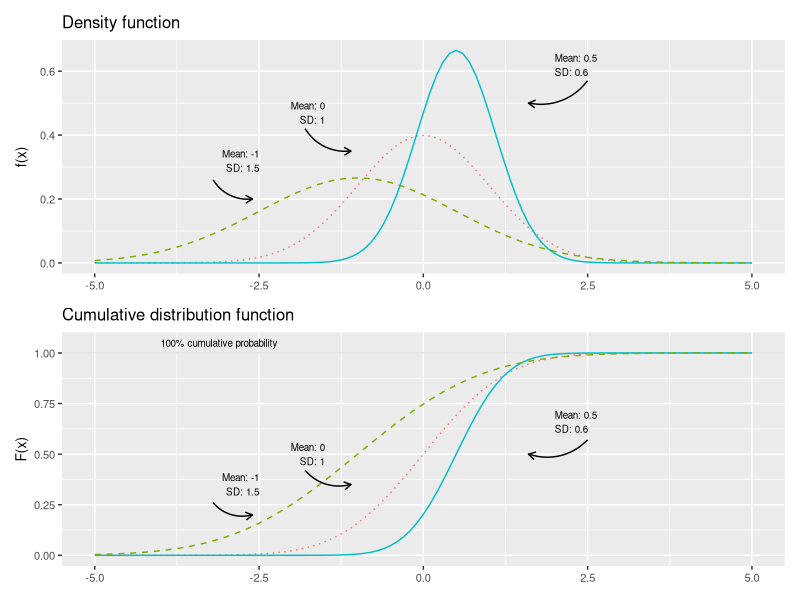
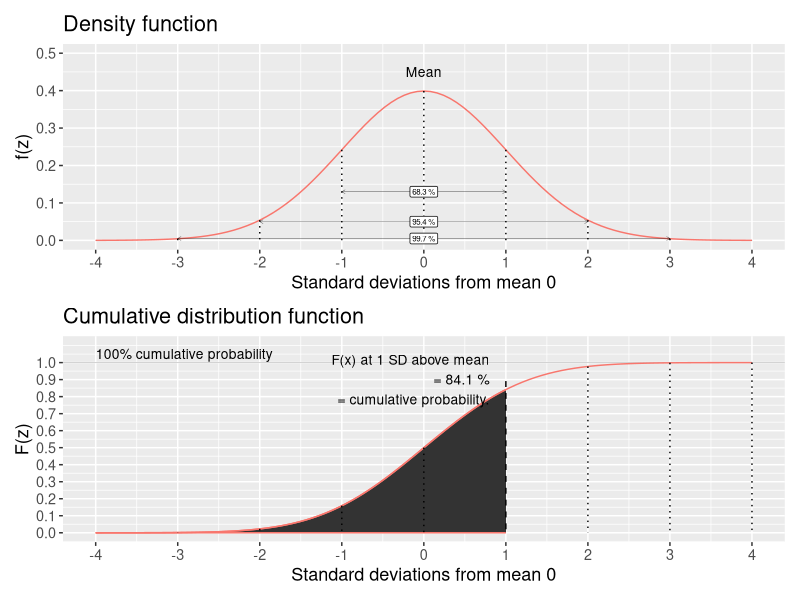
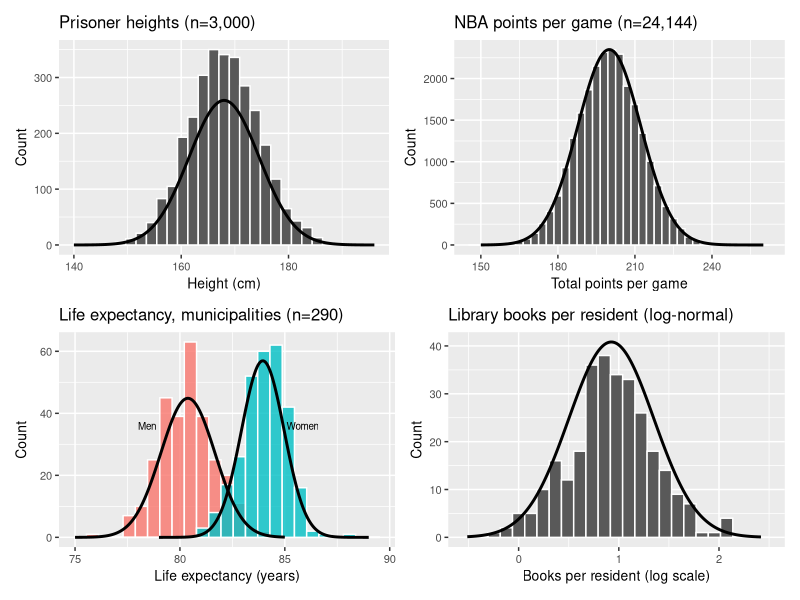
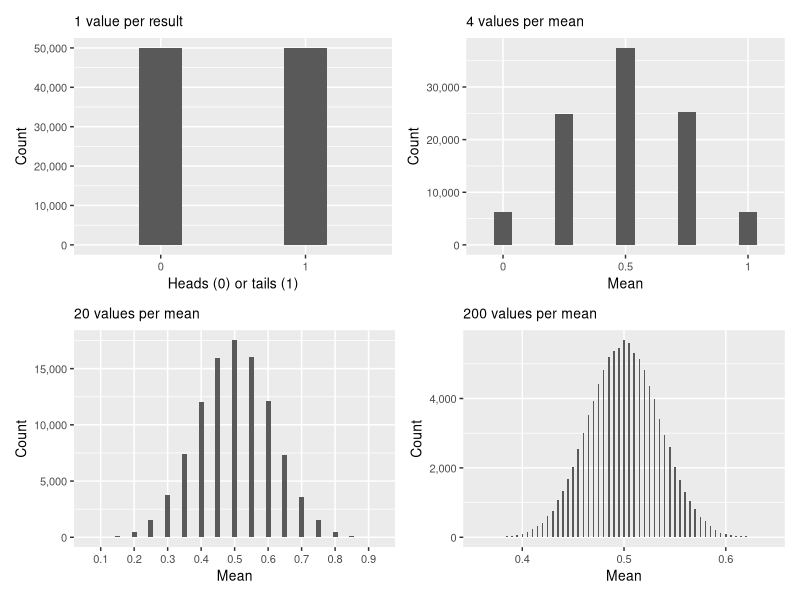
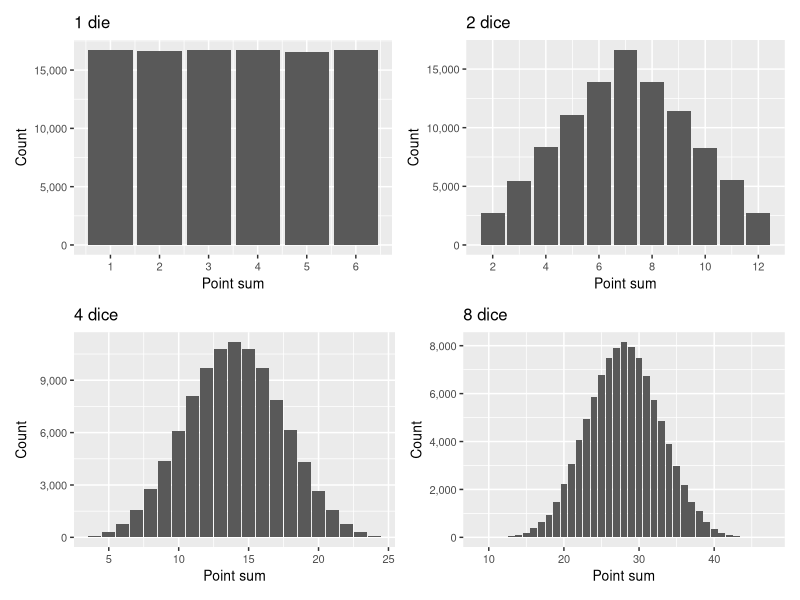
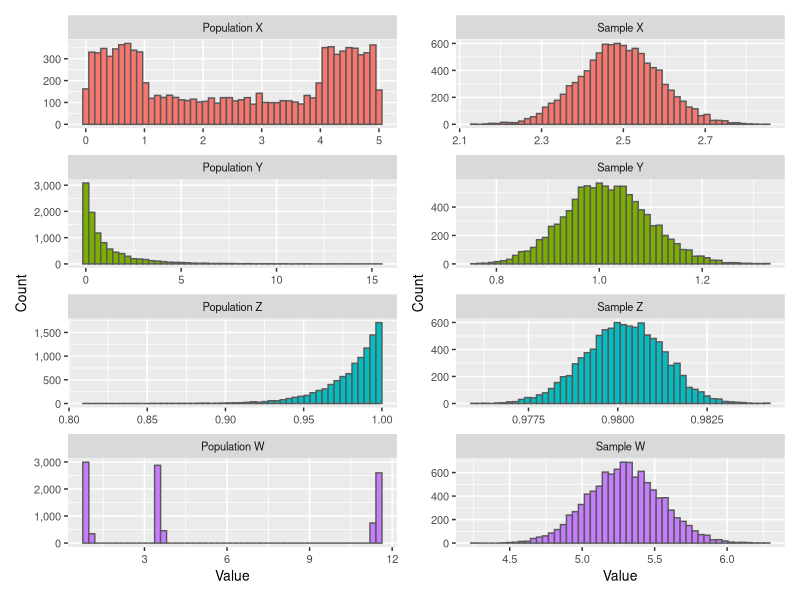
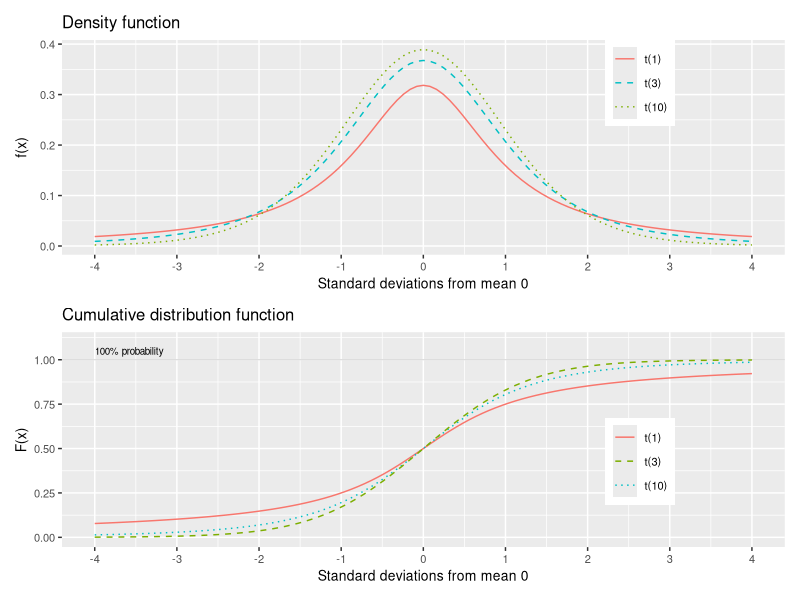
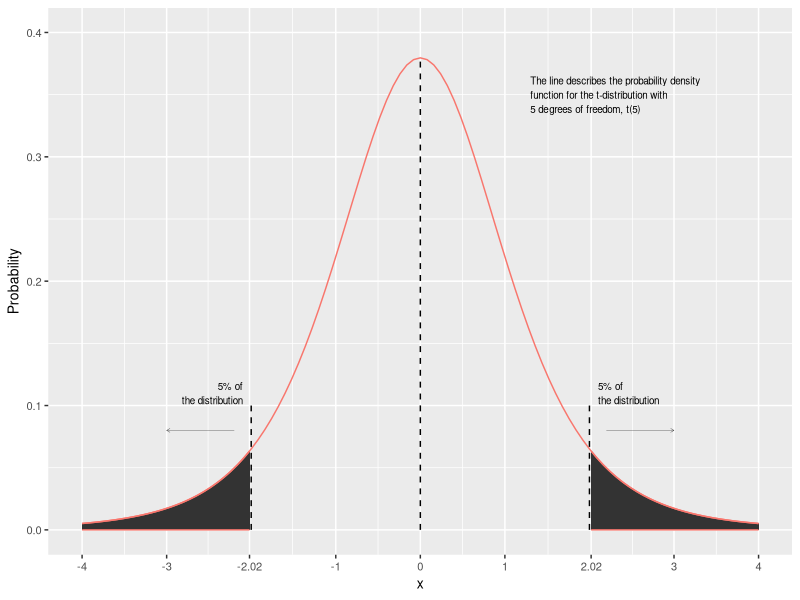

Generate these figures, in order, with R:
## ---- chunk 1
library(ggplot2)
library(patchwork)

p1 <- ggplot() +
  stat_function(fun=dnorm, linetype="dotted", color="#F8766D") +
  stat_function(fun=dnorm, args=list(mean=.5, sd=.6), color="#00BFC4") +
  stat_function(fun=dnorm, args=list(mean=-1, sd=1.5), linetype="dashed", color="#7CAE00") +
  xlim(-5, 5) +
  annotate("text", x=2, y=.62, size=2.5, hjust=0, label="Mean: 0.5\nSD: 0.6") +
  annotate("text", x=-1.5, y=.47, size=2.5, hjust=1, label="Mean: 0\nSD: 1") +
  annotate("text", x=-2.5, y=.32, size=2.5, hjust=1, label="Mean: -1\nSD: 1.5") +
  geom_curve(aes(x=-3.2, y=.26, xend=-2.6, yend=.2),
             curvature=.3, arrow=arrow(length=unit(.2,"cm"))) +
  geom_curve(aes(x=-1.8, y=.42, xend=-1.1, yend=.35),
             curvature=.3, arrow=arrow(length=unit(.2,"cm"))) +
  geom_curve(aes(x=2.5, y=.57, xend=1.6, yend=.5),
             curvature=-.3, arrow=arrow(length=unit(.2,"cm"))) +
  labs(x=NULL, y="f(x)", title="Density function") +
  theme(text=element_text(size=10))

p2 <- ggplot() +
  geom_hline(yintercept=1, linewidth=0.3, alpha=0.2) +
  annotate("text", x=-4, y=1.05, hjust=0, size=2.5, label="100% cumulative probability") +
  stat_function(fun=pnorm, linetype="dotted", color="#F8766D") +
  stat_function(fun=pnorm, args=list(mean=.5, sd=.6), color="#00BFC4") +
  stat_function(fun=pnorm, args=list(mean=-1, sd=1.5), linetype="dashed", color="#7CAE00") +
  xlim(-5, 5) +
  annotate("text", x=2, y=.66, size=2.5, hjust=0, label="Mean: 0.5\nSD: 0.6") +
  annotate("text", x=-1.5, y=.5, size=2.5, hjust=1, label="Mean: 0\nSD: 1") +
  annotate("text", x=-2.5, y=.35, size=2.5, hjust=1, label="Mean: -1\nSD: 1.5") +
  geom_curve(aes(x=-3.2, y=.26, xend=-2.6, yend=.2),
             curvature=.3, arrow=arrow(length=unit(.2,"cm"))) +
  geom_curve(aes(x=-1.8, y=.42, xend=-1.1, yend=.35),
             curvature=.3, arrow=arrow(length=unit(.2,"cm"))) +
  geom_curve(aes(x=2.5, y=.57, xend=1.6, yend=.5),
             curvature=-.3, arrow=arrow(length=unit(.2,"cm"))) +
  labs(x=NULL, y="F(x)", title="Cumulative distribution function") +
  theme(text=element_text(size=10))

p1 / p2
## ---- chunk 2
library(ggplot2)
library(patchwork)

x_values_for_sd <- seq(-4, 4, 1)
no_x_values <- length(x_values_for_sd)

p1 <- ggplot() +
  stat_function(fun=dnorm, color="#F8766D") +
  ylim(0, .5) +
  scale_x_continuous(breaks=-4:4, limits=c(-4,4)) +
  geom_segment(aes(
    y=dnorm(x=x_values_for_sd, mean=0, sd=1),
    yend=rep(0, each=no_x_values),
    x=x_values_for_sd,
    xend=x_values_for_sd),
    linetype="dotted") +
  annotate("text", x=0, y=.45, size=3.5, label="Mean") +
  geom_segment(aes(x=-1, xend=1, y=.13, yend=.13), linewidth=0.1,
    arrow=arrow(length=unit(.1,"cm"), ends="both")) +
  annotate("label", x=0, y=.13, size=2,
    label=paste0(round((pnorm(1)-pnorm(-1))*100,1), " %")) +
  geom_segment(aes(x=-2, xend=2, y=.05, yend=.05), linewidth=0.1,
    arrow=arrow(length=unit(.1,"cm"), ends="both")) +
  annotate("label", x=0, y=.05, size=2,
    label=paste0(round((pnorm(2)-pnorm(-2))*100,1), " %")) +
  geom_segment(aes(x=-3, xend=3, y=.005, yend=.005), linewidth=0.1,
    arrow=arrow(length=unit(.1,"cm"), ends="both")) +
  annotate("label", x=0, y=.005, size=2,
    label=paste0(round((pnorm(3)-pnorm(-3))*100,1), " %")) +
  labs(x="Standard deviations from mean 0", y="f(z)", title="Density function") +
  theme(text=element_text(size=13))

p2 <- ggplot() +
  geom_hline(yintercept=1, linewidth=0.3, alpha=0.2) +
  stat_function(fun=function(x) pnorm(x,0,1), xlim=c(-4,1), geom="area", color="#F8766D") +
  stat_function(fun=pnorm, color="#F8766D") +
  scale_y_continuous(breaks=seq(0,1,.1), limits=c(0,1.1)) +
  scale_x_continuous(breaks=-4:4, limits=c(-4,4)) +
  geom_segment(aes(
    y=pnorm(q=setdiff(x_values_for_sd, 1), mean=0, sd=1),
    yend=rep(0, each=no_x_values-1),
    x=setdiff(x_values_for_sd, 1),
    xend=setdiff(x_values_for_sd, 1)),
    linetype="dotted") +
  geom_segment(aes(y=pnorm(1,0,1)+.05, yend=0, x=1, xend=1), linetype="dashed") +
  annotate("text", x=.8, y=.9, hjust=1, size=3.5,
    label=paste0("F(x) at 1 SD above mean\n= ",
                 round(pnorm(1)*100, 1), " %\n= cumulative probability.")) +
  annotate("text", x=-4, y=1.05, hjust=0, size=3.5, label="100% cumulative probability") +
  labs(x="Standard deviations from mean 0", y="F(z)", title="Cumulative distribution function") +
  theme(text=element_text(size=13))

p1 / p2
## ---- chunk 3
z_rows <- seq(0.0, 3.0, by = 0.1)
z_cols <- seq(0.00, 0.09, by = 0.01)
mat <- outer(z_rows, z_cols, function(r, c) round(pnorm(r + c), 4))
rownames(mat) <- sprintf("%.1f", z_rows)
colnames(mat) <- sprintf(".0%d", 0:9)
knitr::kable(mat, caption = "Standardized normal distribution, $F(z) = P(Z \\leq z)$",
             booktabs = TRUE, align = "r")
## ---- chunk 4
set.seed(2024)

# Prisoner heights (Macdonell 1902): mean ~167.9 cm, sd ~6.68
heights_p <- rnorm(3000, 167.9, 6.68)
x_h <- seq(140, 196, length.out = 200)
df_h <- data.frame(x = x_h, y = dnorm(x_h, mean(heights_p), sd(heights_p)) * 3000 * diff(range(heights_p))/30)
p1 <- ggplot(data.frame(h = heights_p), aes(h)) +
  geom_histogram(bins = 30, colour = "white") +
  geom_line(data = df_h, aes(x, y), linewidth = 1) +
  labs(x = "Height (cm)", y = "Count", title = "Prisoner heights (n=3,000)") +
  theme(text=element_text(size=10))

# NBA points per game: mean ~200, sd ~12
nba <- rnorm(24144, 200.1, 12.3)
x_nba <- seq(150, 260, length.out = 200)
df_nba <- data.frame(x = x_nba, y = dnorm(x_nba, mean(nba), sd(nba)) * 24144 * 3)
p2 <- ggplot(data.frame(pts = nba), aes(pts)) +
  geom_histogram(binwidth = 3, colour = "white") +
  geom_line(data = df_nba, aes(x, y), linewidth = 1) +
  labs(x = "Total points per game", y = "Count", title = "NBA points per game (n=24,144)") +
  theme(text=element_text(size=10))

# Swedish municipalities: life expectancy women and men
le_w <- rnorm(290, 83.95, 1.016)
le_m <- rnorm(290, 80.38, 1.290)
df_le <- data.frame(
  le = c(le_w, le_m),
  sex = rep(c("Women", "Men"), each = 290)
)
x_le_w <- seq(79, 89, length.out = 200)
x_le_m <- seq(75, 85, length.out = 200)
df_curve_w <- data.frame(x = x_le_w, y = dnorm(x_le_w, 83.95, 1.016) * 290 * 0.5, sex = "Women")
df_curve_m <- data.frame(x = x_le_m, y = dnorm(x_le_m, 80.38, 1.290) * 290 * 0.5, sex = "Men")
p3 <- ggplot(df_le, aes(le, fill = sex)) +
  geom_histogram(bins = 25, alpha = 0.8, colour = "white", position = "identity") +
  geom_line(data = df_curve_w, aes(x, y), linewidth = 1, inherit.aes = FALSE) +
  geom_line(data = df_curve_m, aes(x, y), linewidth = 1, inherit.aes = FALSE) +
  annotate("text", x = 78, y = 36, size = 2.5, hjust = 0, label = "Men") +
  annotate("text", x = 86.6, y = 36, size = 2.5, hjust = 1, label = "Women") +
  labs(x = "Life expectancy (years)", y = "Count", title = "Life expectancy, municipalities (n=290)", fill = NULL) +
  theme(text=element_text(size=10), legend.position = "none")

# Log-normal: books per resident (log scale)
books_log <- rnorm(290, log(2.5), 0.4)
x_bl <- seq(min(books_log) - 0.3, max(books_log) + 0.3, length.out = 200)
df_bl <- data.frame(x = x_bl, y = dnorm(x_bl, mean(books_log), sd(books_log)) * 290 * 0.15)
p4 <- ggplot(data.frame(b = books_log), aes(b)) +
  geom_histogram(bins = 25, colour = "white") +
  geom_line(data = df_bl, aes(x, y), linewidth = 1) +
  labs(x = "Books per resident (log scale)", y = "Count", title = "Library books per resident (log-normal)") +
  theme(text=element_text(size=10))

(p1 + p2) / (p3 + p4)
## ---- chunk 5
library(ggplot2)
library(patchwork)
library(dplyr)
set.seed(3)

clt_coins <- function(n_coins, n_reps) {
  replicate(n_reps, sample(0:1, size=n_coins, replace=TRUE) %>% mean) %>% table %>%
    data.frame %>%
    ggplot(aes(., Freq)) + geom_col(width=.3) +
    theme(text=element_text(size=10)) +
    scale_x_discrete(breaks=seq(0,1,.1), labels=seq(0,1,.1)) +
    scale_y_continuous(labels=function(x) format(x, big.mark=",", scientific=FALSE)) +
    labs(y="Count")
}

g_clt_1coin    <- clt_coins(1,100000)   + labs(x="Heads (0) or tails (1)", subtitle="1 value per result")
g_clt_4coins   <- clt_coins(4,100000)   + labs(x="Mean", subtitle="4 values per mean")
g_clt_20coins  <- clt_coins(20,100000)  + labs(x="Mean", subtitle="20 values per mean")
g_clt_200coins <- clt_coins(200,100000) + labs(x="Mean", subtitle="200 values per mean")

(g_clt_1coin + g_clt_4coins) / (g_clt_20coins + g_clt_200coins)
## ---- chunk 6
library(ggplot2)
library(patchwork)
library(dplyr)
set.seed(3)

rolldice <- function(n_dices) {
  replicate(100000, sample(1:6, size=n_dices, replace=TRUE) %>% sum()) %>%
    table() %>% as_tibble() %>%
    rename(Resultat=".", Frekvens="n") %>%
    mutate(Resultat=as.numeric(Resultat)) %>%
    ggplot(aes(x=Resultat, y=Frekvens)) +
    geom_col() +
    scale_x_continuous(n.breaks=8) +
    scale_y_continuous(labels=function(x) format(x, big.mark=",", scientific=FALSE)) +
    theme(text=element_text(size=10)) +
    labs(title=paste0(n_dices, " dice"), x="Point sum", y="Count")
}

((rolldice(1) + ggtitle("1 die")) + rolldice(2)) /
(rolldice(4) + rolldice(8))
## ---- chunk 7
library(ggplot2)
library(patchwork)
library(dplyr)
library(tidyr)
set.seed(3)

n_pop <- 10000
sampsize <- 300
n <- 10000

pop1 <- c(runif(3333), runif(3333, 1,4), runif(3334,4,5))
pop2 <- rchisq(n_pop, 1)
pop3 <- rbeta(n_pop, 50, 1)
pop4 <- c(runif(3333, 0.8,1), runif(3333, 3.5,3.6), runif(3334,11.4,11.45))

xbar1 <- xbar2 <- xbar3 <- xbar4 <- rep(NA, n)
for(i in 1:n) {
  xbar1[i] <- mean(sample(pop1, size=sampsize))
  xbar2[i] <- mean(sample(pop2, size=sampsize))
  xbar3[i] <- mean(sample(pop3, size=sampsize))
  xbar4[i] <- mean(sample(pop4, size=sampsize))
}

g_pops <- tibble(pop1, pop2, pop3, pop4) %>%
  pivot_longer(everything()) %>%
  ggplot(aes(x=value, fill=name)) +
  geom_histogram(bins=50, color="gray35") +
  labs(x="Value", y="Count") +
  theme(text=element_text(size=10), legend.position="none") +
  facet_wrap(~name, scales='free', ncol=1,
             labeller=labeller(name=c(pop1="Population X", pop2="Population Y",
                                      pop3="Population Z", pop4="Population W"))) +
  scale_y_continuous(labels=function(x) format(x, big.mark=",", scientific=FALSE))

g_sampl <- tibble(xbar1, xbar2, xbar3, xbar4) %>%
  pivot_longer(everything()) %>%
  ggplot(aes(x=value, fill=name)) +
  geom_histogram(bins=50, color="gray35") +
  labs(x="Value", y="Count") +
  theme(text=element_text(size=10), legend.position="none") +
  facet_wrap(~name, scales='free', ncol=1,
             labeller=labeller(name=c(xbar1="Sample X", xbar2="Sample Y",
                                      xbar3="Sample Z", xbar4="Sample W"))) +
  scale_y_continuous(labels=function(x) format(x, big.mark=",", scientific=FALSE))

(g_pops + g_sampl)
## ---- chunk 8
library(ggplot2)
library(patchwork)

p1 <- ggplot() +
  stat_function(fun=function(x) dt(x,1), aes(linetype="solid"), color="#F8766D") +
  stat_function(fun=function(x) dt(x,3), aes(linetype="dashed"), color="#00BFC4") +
  stat_function(fun=function(x) dt(x,10), aes(linetype="dotted"), color="#7CAE00") +
  scale_x_continuous(breaks=-4:4, limits=c(-4,4)) +
  scale_linetype_manual(name=NULL,
    breaks=c("solid","dashed","dotted"),
    values=c("solid","dashed","dotted"),
    labels=c("t(1)","t(3)","t(10)")) +
  labs(x="Standard deviations from mean 0", y="f(x)", title="Density function") +
  theme(text=element_text(size=10), legend.position=c(.8,.8))

p2 <- ggplot() +
  geom_hline(yintercept=1, linewidth=0.3, alpha=0.2) +
  scale_y_continuous(breaks=c(0,.25,.5,.75,1), limits=c(0,1.1)) +
  annotate("text", x=-4, y=1.05, hjust=0, size=2.5, label="100% probability") +
  stat_function(fun=function(x) pt(x,1), aes(linetype="solid"), color="#F8766D") +
  stat_function(fun=function(x) pt(x,3), aes(linetype="dotted"), color="#00BFC4") +
  stat_function(fun=function(x) pt(x,10), aes(linetype="dashed"), color="#7CAE00") +
  scale_x_continuous(breaks=-4:4, limits=c(-4,4)) +
  scale_linetype_manual(name=NULL,
    breaks=c("solid","dashed","dotted"),
    values=c("solid","dashed","dotted"),
    labels=c("t(1)","t(3)","t(10)")) +
  labs(x="Standard deviations from mean 0", y="F(x)", title="Cumulative distribution function") +
  theme(text=element_text(size=10), legend.position=c(.8,.4))

p1 / p2
## ---- chunk 9
dfs_t <- c(1:30, 40, 60, 120, Inf)
probs <- c(0.90, 0.95, 0.975, 0.99, 0.995, 0.999)
mat_t <- outer(dfs_t, probs, function(k, p) round(qt(p, k), 3))
rownames(mat_t) <- c(as.character(1:30), "40", "60", "120", "∞")
colnames(mat_t) <- c("90%", "95%", "97.5%", "99%", "99.5%", "99.9%")
knitr::kable(mat_t, caption = "T-distribution: critical values per degree of freedom. One-tailed test",
             booktabs = TRUE, align = "r")
## ---- chunk 10
library(ggplot2)
ggplot() +
  stat_function(fun=function(x) dt(x, df=5), xlim=c(-4,-2.02), geom="area", color="#F8766D") +
  stat_function(fun=function(x) dt(x, df=5), xlim=c(2.02,4), geom="area", color="#F8766D") +
  stat_function(fun=function(x) dt(x, df=5), color="#F8766D") +
  annotate("text", x=c(-2.1,2.1), y=0.11, size=2.5, hjust=c(1,0),
           label="5% of\nthe distribution") +
  geom_segment(aes(x=c(-2,2), xend=c(-2,2), y=0, yend=.1), linetype="dashed") +
  geom_segment(aes(x=c(-2.2,2.2), xend=c(-3,3), y=.08, yend=.08), linewidth=.1,
               arrow=arrow(length=unit(.1,'cm'))) +
  geom_segment(aes(x=0, xend=0, y=0, yend=dt(0, df=5)), linetype="dashed") +
  annotate("text", x=1.3, y=.35, size=2.5, hjust=0,
           label="The line describes the probability density\nfunction for the t-distribution with\n5 degrees of freedom, t(5)") +
  scale_x_continuous(breaks=c(-4,-3,-2.02,-1,0,1,2.02,3,4),
                     labels=c(-4,-3,-2.02,-1,0,1,2.02,3,4), limits=c(-4,4)) +
  ylim(0,.4) +
  theme(text=element_text(size=10)) +
  labs(x="x", y="Probability")
## ---- chunk 11
if (knitr::is_latex_output()) {
  ex_items <- list(
    list(
      q = "The standard normal distribution is written $Z\\sim N(0,1)$.\n\n(a) What are $E(Z)$ and $\\text{Var}(Z)$?\n\n(b) By symmetry, what is $P(Z\\leq 0)$?\n\n(c) If $P(Z\\leq 1.96)=0.975$, what is $P(Z\\geq 1.96)$?",
      a = "(a) $E(Z)=0$, $\\text{Var}(Z)=1$.\n\n(b) $P(Z\\leq 0)=0.5$.\n\n(c) $P(Z\\geq 1.96)=1-0.975=0.025$."
    ),
    list(
      q = "Let $X\\sim N(50,100)$ (mean 50, variance 100, so $\\sigma=10$). Compute the z-score $z=(x-\\mu)/\\sigma$ for each value.\n\n(a) $x=70$\n\n(b) $x=40$\n\n(c) $x=50$",
      a = "(a) $z=(70-50)/10=2$.\n\n(b) $z=(40-50)/10=-1$.\n\n(c) $z=(50-50)/10=0$."
    ),
    list(
      q = "Suppose $P(Z\\leq 1.64)=0.95$. Use symmetry of the standard normal to answer the following.\n\n(a) What is $P(Z\\geq 1.64)$?\n\n(b) What is $P(-1.64\\leq Z\\leq 1.64)$?\n\n(c) What is $P(Z\\leq -1.64)$?",
      a = "(a) $P(Z\\geq 1.64)=1-0.95=0.05$.\n\n(b) $P(-1.64\\leq Z\\leq 1.64)=0.95-0.05=0.90$.\n\n(c) $P(Z\\leq -1.64)=0.05$ by symmetry."
    ),
    list(
      q = "Let $X\\sim N(100,25)$ (mean 100, $\\sigma=5$).\n\n(a) Convert $x=110$ to a z-score.\n\n(b) Convert $x=90$ to a z-score.\n\n(c) Given $P(Z\\leq 2)=0.977$, what is $P(X\\leq 110)$?",
      a = "(a) $z=(110-100)/5=2$.\n\n(b) $z=(90-100)/5=-2$.\n\n(c) $P(X\\leq 110)=P(Z\\leq 2)=0.977$."
    ),
    list(
      q = "According to the central limit theorem (CLT), the sample mean $\\bar{X}$ is drawn from a population with mean $\\mu=50$ and variance $\\sigma^2=100$, based on $n=100$ observations.\n\n(a) What is $E(\\bar{X})$?\n\n(b) What is $\\text{Var}(\\bar{X})$?\n\n(c) What distribution does $\\bar{X}$ approximately follow for large $n$?",
      a = "(a) $E(\\bar{X})=\\mu=50$.\n\n(b) $\\text{Var}(\\bar{X})=\\sigma^2/n=100/100=1$.\n\n(c) $\\bar{X}$ approximately follows $N(50,1)$ by the CLT."
    ),
    list(
      q = "A population has mean $\\mu=200$ and standard deviation $\\sigma=20$. A sample of $n=400$ is drawn.\n\n(a) What is the standard error $\\text{SE}(\\bar{X})=\\sigma/\\sqrt{n}$?\n\n(b) Compute the z-score for $\\bar{X}=201$.\n\n(c) Is $n=400$ large enough to apply the CLT? Why?",
      a = "(a) $\\text{SE}=20/\\sqrt{400}=20/20=1$.\n\n(b) $z=(201-200)/1=1$.\n\n(c) Yes, $n=400\\gg 30$, which is the common rule of thumb for the CLT to apply."
    ),
    list(
      q = "Let $X\\sim \\text{Bin}(100,0.5)$.\n\n(a) Compute $E(X)$ and $\\text{Var}(X)$.\n\n(b) Which normal distribution approximates $X$ for large $n$?\n\n(c) Using $P(Z\\geq 1)\\approx 0.159$, approximate $P(X\\geq 55)$.",
      a = "(a) $E(X)=np=50$, $\\text{Var}(X)=np(1-p)=25$.\n\n(b) $N(50,25)$, i.e. $N(\\mu=50,\\sigma^2=25)$.\n\n(c) $z=(55-50)/5=1$, so $P(X\\geq 55)\\approx P(Z\\geq 1)\\approx 0.159$."
    ),
    list(
      q = "Heights are normally distributed with mean 175 cm and standard deviation 8 cm, i.e. $X\\sim N(175,64)$.\n\n(a) Compute the z-score for $x=183$.\n\n(b) Compute the z-score for $x=167$.\n\n(c) Given $P(-1\\leq Z\\leq 1)\\approx 0.683$, find $P(167\\leq X\\leq 183)$.",
      a = "(a) $z=(183-175)/8=1$.\n\n(b) $z=(167-175)/8=-1$.\n\n(c) $P(167\\leq X\\leq 183)=P(-1\\leq Z\\leq 1)\\approx 0.683$."
    ),
    list(
      q = "The t-distribution $T\\sim t(k)$ has $k$ degrees of freedom.\n\n(a) What are $E(T)$ and the symmetry property of $t(k)$?\n\n(b) Compared to $N(0,1)$, does $t(k)$ have heavier or lighter tails?\n\n(c) As $k\\to\\infty$, what does $t(k)$ converge to?",
      a = "(a) $E(T)=0$. By symmetry: $F(-x)=1-F(x)$ and $F(0)=0.5$.\n\n(b) Heavier tails — the t-distribution has more probability mass in the tails than the standard normal.\n\n(c) $t(k)\\to N(0,1)$ as $k\\to\\infty$."
    ),
    list(
      q = "Let $T\\sim t(10)$.\n\n(a) By symmetry, what is $P(T\\leq 0)$?\n\n(b) If $P(T\\leq 2.228)=0.975$, what is $P(T\\geq 2.228)$?\n\n(c) Is the critical value 2.228 larger or smaller than 1.96 (the 97.5th percentile of $N(0,1)$)? What does this tell us?",
      a = "(a) $P(T\\leq 0)=0.5$ by symmetry.\n\n(b) $P(T\\geq 2.228)=1-0.975=0.025$.\n\n(c) 2.228 > 1.96, which tells us that the t-distribution has heavier tails than the standard normal — we need to go further out to capture the same 97.5% of the distribution."
    ),
    list(
      q = "When should you use the t-distribution rather than the standard normal for inference about a mean?\n\n(a) Population variance $\\sigma^2$ is unknown, $n=25$: use $t$ or $z$?\n\n(b) Population variance $\\sigma^2$ is known, $n=200$: use $t$ or $z$?\n\n(c) Population variance $\\sigma^2$ is unknown, $n=1000$: use $t$ or $z$? Explain.",
      a = "(a) Use $t$ — small sample, unknown variance.\n\n(b) Use $z$ — variance is known, regardless of sample size.\n\n(c) Either works: with $n=1000$, $t(999)\\approx N(0,1)$, so both give virtually the same result. Strictly, $t$ is correct when variance is estimated, but $z$ is a fine approximation."
    ),
    list(
      q = "A sample of $n=100$ gives $\\bar{X}=48$. The population standard deviation is known: $\\sigma=10$.\n\n(a) Compute the standard error $\\text{SE}=\\sigma/\\sqrt{n}$.\n\n(b) Construct a 95% confidence interval using $\\bar{X}\\pm 1.96\\cdot\\text{SE}$.\n\n(c) How would the confidence interval change if $n$ increased to 400?",
      a = "(a) $\\text{SE}=10/\\sqrt{100}=1$.\n\n(b) $48\\pm 1.96\\cdot 1=[46.04,\\; 49.96]$.\n\n(c) $\\text{SE}=10/\\sqrt{400}=0.5$, so the interval narrows to $48\\pm 0.98=[47.02,\\; 48.98]$. Larger samples give more precise estimates."
    )
  )
  for (i in seq_along(ex_items)) {
    cat("**", i, ".** ", ex_items[[i]]$q, "\n\n", sep="")
    if (nzchar(trimws(ex_items[[i]]$a)))
      cat("*Answer:* ", ex_items[[i]]$a, "\n\n", sep="")
  }
}
